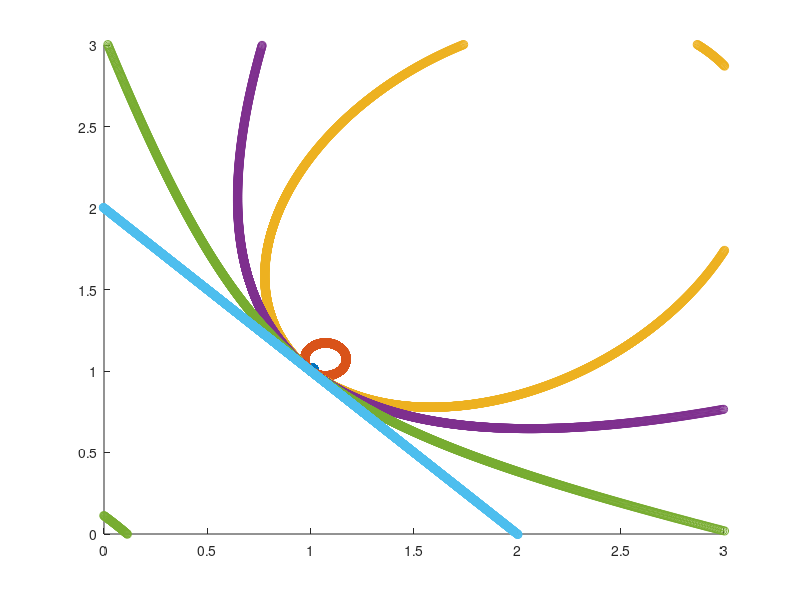

The MATLAB script that drew this image: (Note: this script raises an error after producing the figure.)
% CONIC POLAR FORM
close all

theta = deg2rad(0:0.1:360);


es = [0.01 0.1 0.7 1 2 10000];

figure
hold
rotAngle = deg2rad(45);
for i=1:length(es)
    ep = es(i);
    r = ep ./(1-ep*cos(theta-rotAngle));

    plot(r.*cos(theta) +ep ./(1+ep)*cos(rotAngle) +1, r.*sin(theta)+ep ./(1+ep)*sin(rotAngle) +1,'o-')
end

set(gca,'xlim',[-0 3], 'ylim', [-0 3])

%%
close all

[x1,x2] = meshgrid(-1:0.1:2,-1:0.1:2);

X = [x1(:) x2(:) ones(size(x1(:)))];

%circle

A = 1;
B = 0;
C = 1;
D = -2;
E = -2;
F = 1;

% % line
% 
A = 0;
B = 0;
C = 0;
D = 1;
E = 1;
F = -2;

% 
% % Ellipse
% 
% A = 1;
% B = 0;
% C = 5;
% D = 0;
% E = 0;
% F = -1;

% 
% 
% % hyperbola
% 
% A = 1;
% B = 0;
% C = -1;
% D = 0;
% E = 0;
% F = -1;



Aq = [A B/2 D/2; B/2 C E/2; E/2 D/2 F ];


y = zeros(size(x1(:)));
for i=1:height(X)
    y(i) = X(i,:)*Aq*X(i,:)'*X(i,:)*Aq*X(i,:)';
end


g = zeros(height(x1(:)),3);
for i=1:height(X)
    g(i,:) = 4*X(i,:)*Aq*X(i,:)'*Aq*X(i,:)';
end

figure
contour(x1,x2,reshape(y,size(x1)),40)
hold
quiver(x1,x2,-reshape(g(:,1),size(x1)), -reshape(g(:,2),size(x1)))